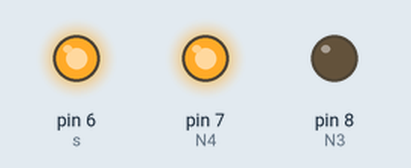
A sketch run on a simulated Arduino Uno, built with avr-gcc and run on an emulated ATmega328P. Parts: output pins drawn as LEDs (lit = HIGH).

Above: at 1.0 s.
At 3.0 s:
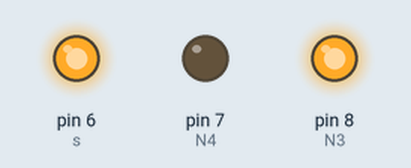
Timing chart, 0 to 4.6 s (numbered marks = the images above):
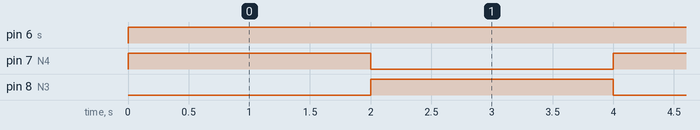

The sketch:

L298N_Ramp_Up_Speed.ino
```cpp
int N3 = 8;
int N4 = 7;
int s = 6  ;

void setup() {

  pinMode(N3, OUTPUT);
  pinMode (N4, OUTPUT);
  pinMode (s , OUTPUT);

}

void loop() {

  digitalWrite(N4,HIGH);
  digitalWrite(N3,LOW);
  analogWrite(s,255);
  delay(2000);
  digitalWrite(N4,LOW);
  digitalWrite(N3,HIGH);
  analogWrite(s,255);
  delay(2000);

}
```

Measured:
- by itself, pin 6 (s): LOW → HIGH at 0.00 s
- by itself, pin 7 (N4), pin 8 (N3): alternates HIGH for 2.0 s and LOW for 2.0 s
